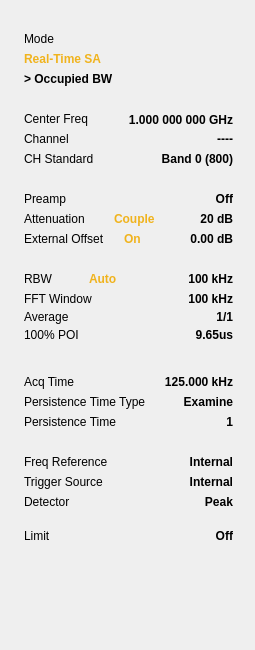
  <widget class="QWidget" name="rtsa_leftInfoWidget" native="true">
   <property name="geometry">
    <rect>
     <x>0</x>
     <y>64</y>
     <width>255</width>
     <height>650</height>
    </rect>
   </property>
   <property name="styleSheet">
    <string notr="true">/*******************indoor**********************/
#BitRtSa[status  =  &quot;indoor&quot;] #rtsa_leftInfoWidget
{
	font: 75 13px &quot;Arial&quot;;
	font-size:13px;
   border:1px;
   border-right-style:solid;
	border-right-color:rgba(76,76,76,1);
}
#BitRtSa[status  =  &quot;indoor&quot;] #rtsa_leftInfoWidget&gt;QWidget
{
	border-radius:2px;	
	border:1px solid rgba(151,151,151,1);
}

#BitRtSa[status  =  &quot;indoor&quot;] QLabel
{
	font: 75 13px &quot;Arial&quot;;
	font-size:13px;
	border-style:flat;
    color:white;
}

#BitRtSa[status  =  &quot;indoor&quot;] #lblT1
{
    color:rgba(255, 237, 0, 1);
}
#BitRtSa[status  =  &quot;indoor&quot;] #lblT2
{
    color:rgba(0, 255, 47, 1);
}
#BitRtSa[status  =  &quot;indoor&quot;] #lblT3
{
    color:rgba(0, 112, 255, 1);
}
#BitRtSa[status  =  &quot;indoor&quot;] #lblT4
{
    color:rgba(213, 135, 255, 1);
}
#BitSA[status  =  &quot;indoor&quot;] #lblT5
{
    color:rgba(39,255,252,1);
}
#BitSA[status  =  &quot;indoor&quot;] #lblT6
{
    color:rgba(255,159,0,1);
}
#BitRtSa[status  =  &quot;indoor&quot;] #lblTypeT1,
#BitRtSa[status  =  &quot;indoor&quot;] #lblTypeT2,
#BitRtSa[status  =  &quot;indoor&quot;] #lblTypeT3,
#BitRtSa[status  =  &quot;indoor&quot;] #lblTypeT4,
#BitRtSa[status  =  &quot;indoor&quot;] #lblTypeT5,
#BitRtSa[status  =  &quot;indoor&quot;] #lblTypeT6
{
	color:rgba(138, 138, 138, 1);
}

/*******************outdoor**********************/
#BitRtSa[status  =  &quot;outdoor&quot;] #rtsa_leftInfoWidget
{
	font: 75 13px &quot;Arial&quot;;
	font-size:13px;
   border:1px;
   border-right-style:solid;
	border-right-color:rgba(76,76,76,1);
}
#BitRtSa[status  =  &quot;outdoor&quot;] #rtsa_leftInfoWidget&gt;QWidget
{
	border-radius:2px;	
	border:1px solid rgba(151,151,151,1);
}
#BitRtSa[status  =  &quot;outdoor&quot;] QLabel
{
	font: 75 12px &quot;Arial&quot;;
	font-size:13px;
	border-style:flat;
   color:black;
}
#BitRtSa[status  =  &quot;outdoor&quot;] #lblT1
{
    color:rgba(255, 237, 0, 1);
}
#BitRtSa[status  =  &quot;outdoor&quot;] #lblT2
{
    color:rgba(0, 255, 47, 1);
}
#BitRtSa[status  =  &quot;outdoor&quot;] #lblT3
{
    color:rgba(0, 112, 255, 1);
}
#BitRtSa[status  =  &quot;outdoor&quot;] #lblT4
{
    color:rgba(213, 135, 255, 1);
}
#BitRtSa[status  =  &quot;outdoor&quot;] #lblT5
{
    color:rgba(39,255,252,1);
}
#BitRtSa[status  =  &quot;outdoor&quot;] #lblT6
{
    color:rgba(255,159,0,1);
}
#BitRtSa[status  =  &quot;outdoor&quot;] #lblTypeT1,
#BitRtSa[status  =  &quot;outdoor&quot;] #lblTypeT2,
#BitRtSa[status  =  &quot;outdoor&quot;] #lblTypeT3,
#BitRtSa[status  =  &quot;outdoor&quot;] #lblTypeT4,
#BitRtSa[status  =  &quot;outdoor&quot;] #lblTypeT5,
#BitRtSa[status  =  &quot;outdoor&quot;] #lblTypeT6
{
	color:rgba(138, 138, 138, 1);
}
/*******************night**********************/
#BitRtSa[status  =  &quot;night&quot;] #rtsa_leftInfoWidget
{
	font: 75 13px &quot;Arial&quot;;
	font-size:13px;
   border:1px;
   border-right-style:solid;
	border-right-color:rgba(76,76,76,1);
}
#BitRtSa[status  =  &quot;night&quot;] #rtsa_leftInfoWidget&gt;QWidget
{
	border-radius:2px;	
	border:1px solid rgba(151,151,151,1);
}
#BitRtSa[status  =  &quot;night&quot;] QLabel
{
	font: 75 12px &quot;Arial&quot;;
   font-size:13px;
	border-style:flat;
   color:#FBDBA7;
}
#BitRtSa[status  =  &quot;night&quot;] #lblT1
{
    color:rgba(255, 237, 0, 1);
}
#BitRtSa[status  =  &quot;night&quot;] #lblT2
{
    color:rgba(0, 255, 47, 1);
}
#BitRtSa[status  =  &quot;night&quot;] #lblT3
{
    color:rgba(0, 112, 255, 1);
}
#BitRtSa[status  =  &quot;night&quot;] #lblT4
{
    color:rgba(213, 135, 255, 1);
}
#BitRtSa[status  =  &quot;night&quot;] #lblT5
{
    color:rgba(39,255,252,1);
}
#BitRtSa[status  =  &quot;night&quot;] #lblT6
{
    color:rgba(255,159,0,1);
}
#BitRtSa[status  =  &quot;night&quot;] #lblTypeT1,
#BitRtSa[status  =  &quot;night&quot;] #lblTypeT2,
#BitRtSa[status  =  &quot;night&quot;] #lblTypeT3,
#BitRtSa[status  =  &quot;night&quot;] #lblTypeT4,
#BitRtSa[status  =  &quot;night&quot;] #lblTypeT5,
#BitRtSa[status  =  &quot;night&quot;] #lblTypeT6
{
	color:rgba(138, 138, 138, 1);
}
</string>
   </property>
   <widget class="RtSa_ClickedWidget" name="widget_mode" native="true">
    <property name="geometry">
     <rect>
      <x>14</x>
      <y>20</y>
      <width>224</width>
      <height>70</height>
     </rect>
    </property>
    <property name="styleSheet">
     <string notr="true">/*
QWidget
{
	border-radius:2px;	
	border:1px solid rgba(151,151,151,1);
}
QLabel
{
	font: 75 13px &quot;Arial&quot;;
	border-style:flat;
	font-weight:bold;
	color:rgba(255, 255, 255, 1);
}
*/</string>
    </property>
    <widget class="QLabel" name="lblmeasure">
     <property name="geometry">
      <rect>
       <x>10</x>
       <y>50</y>
       <width>205</width>
       <height>17</height>
      </rect>
     </property>
     <property name="styleSheet">
      <string notr="true">font-weight:bold; </string>
     </property>
     <property name="text">
      <string>&gt; Occupied BW</string>
     </property>
    </widget>
    <widget class="QLabel" name="lblmode">
     <property name="geometry">
      <rect>
       <x>10</x>
       <y>30</y>
       <width>201</width>
       <height>17</height>
      </rect>
     </property>
     <property name="styleSheet">
      <string notr="true">color:rgba(240, 179, 29, 1);
font-weight:bold; </string>
     </property>
     <property name="text">
      <string>Real-Time SA</string>
     </property>
    </widget>
    <widget class="QLabel" name="lblmodetitle">
     <property name="geometry">
      <rect>
       <x>10</x>
       <y>10</y>
       <width>201</width>
       <height>17</height>
      </rect>
     </property>
     <property name="text">
      <string>Mode</string>
     </property>
    </widget>
   </widget>
   <widget class="RtSa_ClickedWidget" name="widget_BW" native="true">
    <property name="geometry">
     <rect>
      <x>14</x>
      <y>260</y>
      <width>224</width>
      <height>91</height>
     </rect>
    </property>
    <property name="styleSheet">
     <string notr="true">/*
QWidget
{
	border-radius:2px;	
	border:1px solid rgba(151,151,151,1);
}
QLabel
{
	font: 75 12px &quot;Arial&quot;;
	font-weight:bold;
	border-style:flat;
	color:rgba(255, 255, 255, 1);
}
*/</string>
    </property>
    <widget class="QLabel" name="lblAverage">
     <property name="geometry">
      <rect>
       <x>10</x>
       <y>48</y>
       <width>101</width>
       <height>17</height>
      </rect>
     </property>
     <property name="text">
      <string>Average</string>
     </property>
    </widget>
    <widget class="QLabel" name="lblFFT">
     <property name="geometry">
      <rect>
       <x>10</x>
       <y>30</y>
       <width>101</width>
       <height>17</height>
      </rect>
     </property>
     <property name="text">
      <string>FFT Window</string>
     </property>
    </widget>
    <widget class="QLabel" name="lblRBW">
     <property name="geometry">
      <rect>
       <x>10</x>
       <y>10</y>
       <width>41</width>
       <height>17</height>
      </rect>
     </property>
     <property name="text">
      <string>RBW</string>
     </property>
    </widget>
    <widget class="QLabel" name="lblRBWType">
     <property name="geometry">
      <rect>
       <x>75</x>
       <y>10</y>
       <width>61</width>
       <height>17</height>
      </rect>
     </property>
     <property name="styleSheet">
      <string notr="true">color:rgba(240, 179, 29, 1);
   font-weight:bold; </string>
     </property>
     <property name="text">
      <string>Auto</string>
     </property>
    </widget>
    <widget class="QLabel" name="lblAverageValue">
     <property name="geometry">
      <rect>
       <x>118</x>
       <y>48</y>
       <width>101</width>
       <height>17</height>
      </rect>
     </property>
     <property name="styleSheet">
      <string notr="true">   font-weight:bold; </string>
     </property>
     <property name="text">
      <string>1/1</string>
     </property>
     <property name="alignment">
      <set>Qt::AlignRight|Qt::AlignTrailing|Qt::AlignVCenter</set>
     </property>
    </widget>
    <widget class="QLabel" name="lblFFTValue">
     <property name="geometry">
      <rect>
       <x>118</x>
       <y>30</y>
       <width>101</width>
       <height>17</height>
      </rect>
     </property>
     <property name="styleSheet">
      <string notr="true">   font-weight:bold; </string>
     </property>
     <property name="text">
      <string>100 kHz</string>
     </property>
     <property name="alignment">
      <set>Qt::AlignRight|Qt::AlignTrailing|Qt::AlignVCenter</set>
     </property>
    </widget>
    <widget class="QLabel" name="lblRBWValue">
     <property name="geometry">
      <rect>
       <x>118</x>
       <y>10</y>
       <width>101</width>
       <height>17</height>
      </rect>
     </property>
     <property name="styleSheet">
      <string notr="true">   font-weight:bold; </string>
     </property>
     <property name="text">
      <string>100 kHz</string>
     </property>
     <property name="alignment">
      <set>Qt::AlignRight|Qt::AlignTrailing|Qt::AlignVCenter</set>
     </property>
    </widget>
    <widget class="QLabel" name="lblPOI">
     <property name="geometry">
      <rect>
       <x>10</x>
       <y>66</y>
       <width>101</width>
       <height>17</height>
      </rect>
     </property>
     <property name="text">
      <string>100% POI</string>
     </property>
    </widget>
    <widget class="QLabel" name="lblPOIValue">
     <property name="geometry">
      <rect>
       <x>118</x>
       <y>66</y>
       <width>101</width>
       <height>17</height>
      </rect>
     </property>
     <property name="styleSheet">
      <string notr="true">   font-weight:bold; </string>
     </property>
     <property name="text">
      <string>9.65us</string>
     </property>
     <property name="alignment">
      <set>Qt::AlignRight|Qt::AlignTrailing|Qt::AlignVCenter</set>
     </property>
    </widget>
   </widget>
   <widget class="RtSa_ClickedWidget" name="widget_Trace" native="true">
    <property name="geometry">
     <rect>
      <x>14</x>
      <y>560</y>
      <width>224</width>
      <height>49</height>
     </rect>
    </property>
    <property name="styleSheet">
     <string notr="true"/>
    </property>
    <widget class="QLabel" name="lblT1">
     <property name="geometry">
      <rect>
       <x>8</x>
       <y>9</y>
       <width>17</width>
       <height>12</height>
      </rect>
     </property>
     <property name="styleSheet">
      <string notr="true">color:rgba(255,237,0,1);</string>
     </property>
     <property name="text">
      <string/>
     </property>
    </widget>
    <widget class="QLabel" name="lblT2">
     <property name="geometry">
      <rect>
       <x>83</x>
       <y>9</y>
       <width>17</width>
       <height>12</height>
      </rect>
     </property>
     <property name="styleSheet">
      <string notr="true">color:rgba(0,255,47,1);</string>
     </property>
     <property name="text">
      <string/>
     </property>
    </widget>
    <widget class="QLabel" name="lblT3">
     <property name="geometry">
      <rect>
       <x>158</x>
       <y>9</y>
       <width>17</width>
       <height>12</height>
      </rect>
     </property>
     <property name="styleSheet">
      <string notr="true">color:rgba(0,112,255,1);</string>
     </property>
     <property name="text">
      <string/>
     </property>
    </widget>
    <widget class="QLabel" name="lblT4">
     <property name="geometry">
      <rect>
       <x>8</x>
       <y>30</y>
       <width>17</width>
       <height>12</height>
      </rect>
     </property>
     <property name="styleSheet">
      <string notr="true">color:rgba(213,135,255,1);</string>
     </property>
     <property name="text">
      <string/>
     </property>
    </widget>
    <widget class="QLabel" name="lblT5">
     <property name="geometry">
      <rect>
       <x>83</x>
       <y>30</y>
       <width>17</width>
       <height>12</height>
      </rect>
     </property>
     <property name="styleSheet">
      <string notr="true">color:rgba(39,255,252,1);</string>
     </property>
     <property name="text">
      <string/>
     </property>
    </widget>
    <widget class="QLabel" name="lblT6">
     <property name="geometry">
      <rect>
       <x>158</x>
       <y>30</y>
       <width>17</width>
       <height>12</height>
      </rect>
     </property>
     <property name="styleSheet">
      <string notr="true">color:rgba(255,159,0,1);</string>
     </property>
     <property name="text">
      <string/>
     </property>
    </widget>
    <widget class="QLabel" name="lblTypeT1">
     <property name="geometry">
      <rect>
       <x>31</x>
       <y>9</y>
       <width>15</width>
       <height>10</height>
      </rect>
     </property>
     <property name="styleSheet">
      <string notr="true">color: rgb(186, 189, 182);</string>
     </property>
     <property name="text">
      <string/>
     </property>
    </widget>
    <widget class="QLabel" name="lblTypeT4">
     <property name="geometry">
      <rect>
       <x>31</x>
       <y>30</y>
       <width>15</width>
       <height>10</height>
      </rect>
     </property>
     <property name="styleSheet">
      <string notr="true">color: rgb(186, 189, 182);</string>
     </property>
     <property name="text">
      <string/>
     </property>
    </widget>
    <widget class="QLabel" name="lblTypeT2">
     <property name="geometry">
      <rect>
       <x>105</x>
       <y>9</y>
       <width>15</width>
       <height>10</height>
      </rect>
     </property>
     <property name="styleSheet">
      <string notr="true">color: rgb(186, 189, 182);</string>
     </property>
     <property name="text">
      <string/>
     </property>
    </widget>
    <widget class="QLabel" name="lblTypeT5">
     <property name="geometry">
      <rect>
       <x>105</x>
       <y>30</y>
       <width>15</width>
       <height>10</height>
      </rect>
     </property>
     <property name="styleSheet">
      <string notr="true">color: rgb(186, 189, 182);</string>
     </property>
     <property name="text">
      <string/>
     </property>
    </widget>
    <widget class="QLabel" name="lblTypeT3">
     <property name="geometry">
      <rect>
       <x>181</x>
       <y>9</y>
       <width>15</width>
       <height>10</height>
      </rect>
     </property>
     <property name="styleSheet">
      <string notr="true">color: rgb(186, 189, 182);</string>
     </property>
     <property name="text">
      <string/>
     </property>
    </widget>
    <widget class="QLabel" name="lblTypeT6">
     <property name="geometry">
      <rect>
       <x>181</x>
       <y>30</y>
       <width>15</width>
       <height>10</height>
      </rect>
     </property>
     <property name="styleSheet">
      <string notr="true">color: rgb(186, 189, 182);</string>
     </property>
     <property name="text">
      <string/>
     </property>
    </widget>
    <widget class="QLabel" name="lblbgT6">
     <property name="geometry">
      <rect>
       <x>154</x>
       <y>28</y>
       <width>50</width>
       <height>15</height>
      </rect>
     </property>
     <property name="styleSheet">
      <string notr="true"/>
     </property>
     <property name="text">
      <string/>
     </property>
    </widget>
    <widget class="QLabel" name="lblbgT2">
     <property name="geometry">
      <rect>
       <x>79</x>
       <y>7</y>
       <width>50</width>
       <height>15</height>
      </rect>
     </property>
     <property name="styleSheet">
      <string notr="true"/>
     </property>
     <property name="text">
      <string/>
     </property>
    </widget>
    <widget class="QLabel" name="lblbgT3">
     <property name="geometry">
      <rect>
       <x>154</x>
       <y>7</y>
       <width>50</width>
       <height>15</height>
      </rect>
     </property>
     <property name="styleSheet">
      <string notr="true"/>
     </property>
     <property name="text">
      <string/>
     </property>
    </widget>
    <widget class="QLabel" name="lblbgT5">
     <property name="geometry">
      <rect>
       <x>79</x>
       <y>28</y>
       <width>50</width>
       <height>15</height>
      </rect>
     </property>
     <property name="styleSheet">
      <string notr="true"/>
     </property>
     <property name="text">
      <string/>
     </property>
    </widget>
    <widget class="QLabel" name="lblbgT1">
     <property name="geometry">
      <rect>
       <x>5</x>
       <y>7</y>
       <width>50</width>
       <height>15</height>
      </rect>
     </property>
     <property name="styleSheet">
      <string notr="true"/>
     </property>
     <property name="text">
      <string/>
     </property>
    </widget>
    <widget class="QLabel" name="lblbgT4">
     <property name="geometry">
      <rect>
       <x>5</x>
       <y>28</y>
       <width>50</width>
       <height>15</height>
      </rect>
     </property>
     <property name="styleSheet">
      <string notr="true"/>
     </property>
     <property name="text">
      <string/>
     </property>
    </widget>
    <zorder>lblbgT1</zorder>
    <zorder>lblbgT6</zorder>
    <zorder>lblbgT3</zorder>
    <zorder>lblbgT2</zorder>
    <zorder>lblbgT5</zorder>
    <zorder>lblbgT4</zorder>
    <zorder>lblT1</zorder>
    <zorder>lblT2</zorder>
    <zorder>lblT3</zorder>
    <zorder>lblT4</zorder>
    <zorder>lblT5</zorder>
    <zorder>lblT6</zorder>
    <zorder>lblTypeT3</zorder>
    <zorder>lblTypeT4</zorder>
    <zorder>lblTypeT5</zorder>
    <zorder>lblTypeT1</zorder>
    <zorder>lblTypeT2</zorder>
    <zorder>lblTypeT6</zorder>
   </widget>
   <widget class="RtSa_ClickedWidget" name="widget_Freq" native="true">
    <property name="geometry">
     <rect>
      <x>14</x>
      <y>100</y>
      <width>224</width>
      <height>70</height>
     </rect>
    </property>
    <property name="styleSheet">
     <string notr="true">/*
QWidget
{
	border-radius:2px;	
	border:1px solid rgba(151,151,151,1);
}
QLabel
{
	font: 75 12px &quot;Arial&quot;;
	font-weight:bold;
	border-style:flat;
	color:rgba(255, 255, 255, 1);
}
*/</string>
    </property>
    <widget class="QLabel" name="lblCenterFreq">
     <property name="geometry">
      <rect>
       <x>10</x>
       <y>10</y>
       <width>81</width>
       <height>17</height>
      </rect>
     </property>
     <property name="text">
      <string>Center Freq</string>
     </property>
    </widget>
    <widget class="QLabel" name="lblChannel">
     <property name="geometry">
      <rect>
       <x>10</x>
       <y>30</y>
       <width>101</width>
       <height>17</height>
      </rect>
     </property>
     <property name="text">
      <string>Channel</string>
     </property>
    </widget>
    <widget class="QLabel" name="lblCHStandard">
     <property name="geometry">
      <rect>
       <x>10</x>
       <y>50</y>
       <width>101</width>
       <height>17</height>
      </rect>
     </property>
     <property name="text">
      <string>CH Standard</string>
     </property>
    </widget>
    <widget class="QLabel" name="lblCenterFreqValue">
     <property name="geometry">
      <rect>
       <x>98</x>
       <y>10</y>
       <width>121</width>
       <height>20</height>
      </rect>
     </property>
     <property name="styleSheet">
      <string notr="true">font-weight:bold; </string>
     </property>
     <property name="text">
      <string>1.000 000 000 GHz</string>
     </property>
     <property name="alignment">
      <set>Qt::AlignRight|Qt::AlignTrailing|Qt::AlignVCenter</set>
     </property>
    </widget>
    <widget class="QLabel" name="lblChannelValue">
     <property name="geometry">
      <rect>
       <x>108</x>
       <y>30</y>
       <width>111</width>
       <height>17</height>
      </rect>
     </property>
     <property name="styleSheet">
      <string notr="true">   font-weight:bold; </string>
     </property>
     <property name="text">
      <string>----</string>
     </property>
     <property name="alignment">
      <set>Qt::AlignRight|Qt::AlignTrailing|Qt::AlignVCenter</set>
     </property>
    </widget>
    <widget class="QLabel" name="lblCHStandardValue">
     <property name="geometry">
      <rect>
       <x>108</x>
       <y>50</y>
       <width>111</width>
       <height>17</height>
      </rect>
     </property>
     <property name="styleSheet">
      <string notr="true">   font-weight:bold; </string>
     </property>
     <property name="text">
      <string>Band 0 (800)</string>
     </property>
     <property name="alignment">
      <set>Qt::AlignRight|Qt::AlignTrailing|Qt::AlignVCenter</set>
     </property>
    </widget>
   </widget>
   <widget class="RtSa_ClickedWidget" name="widget_time" native="true">
    <property name="geometry">
     <rect>
      <x>14</x>
      <y>363</y>
      <width>224</width>
      <height>70</height>
     </rect>
    </property>
    <property name="styleSheet">
     <string notr="true">/*
QWidget
{
	border-radius:2px;	
	border:1px solid rgba(151,151,151,1);
}
QLabel
{
	font: 75 12px &quot;Arial&quot;;
	font-weight:bold;
	border-style:flat;
	color:rgba(255, 255, 255, 1);
}
*/</string>
    </property>
    <widget class="QLabel" name="lblPerTime">
     <property name="geometry">
      <rect>
       <x>10</x>
       <y>50</y>
       <width>141</width>
       <height>17</height>
      </rect>
     </property>
     <property name="text">
      <string>Persistence Time</string>
     </property>
    </widget>
    <widget class="QLabel" name="lblPerTimeStatus">
     <property name="geometry">
      <rect>
       <x>10</x>
       <y>30</y>
       <width>151</width>
       <height>17</height>
      </rect>
     </property>
     <property name="text">
      <string>Persistence Time Type</string>
     </property>
    </widget>
    <widget class="QLabel" name="lblPerTimeInfinite">
     <property name="geometry">
      <rect>
       <x>118</x>
       <y>30</y>
       <width>101</width>
       <height>17</height>
      </rect>
     </property>
     <property name="styleSheet">
      <string notr="true">   font-weight:bold; </string>
     </property>
     <property name="text">
      <string>Examine</string>
     </property>
     <property name="alignment">
      <set>Qt::AlignRight|Qt::AlignTrailing|Qt::AlignVCenter</set>
     </property>
    </widget>
    <widget class="QLabel" name="lblAcqTime">
     <property name="geometry">
      <rect>
       <x>10</x>
       <y>10</y>
       <width>101</width>
       <height>17</height>
      </rect>
     </property>
     <property name="text">
      <string>Acq Time</string>
     </property>
    </widget>
    <widget class="QLabel" name="lblAcqtimeValue">
     <property name="geometry">
      <rect>
       <x>118</x>
       <y>10</y>
       <width>101</width>
       <height>17</height>
      </rect>
     </property>
     <property name="styleSheet">
      <string notr="true">   font-weight:bold; </string>
     </property>
     <property name="text">
      <string>125.000 kHz</string>
     </property>
     <property name="alignment">
      <set>Qt::AlignRight|Qt::AlignTrailing|Qt::AlignVCenter</set>
     </property>
    </widget>
    <widget class="QLabel" name="lblPersTimeValue">
     <property name="geometry">
      <rect>
       <x>118</x>
       <y>50</y>
       <width>101</width>
       <height>17</height>
      </rect>
     </property>
     <property name="styleSheet">
      <string notr="true">   font-weight:bold; </string>
     </property>
     <property name="text">
      <string>1</string>
     </property>
     <property name="alignment">
      <set>Qt::AlignRight|Qt::AlignTrailing|Qt::AlignVCenter</set>
     </property>
    </widget>
   </widget>
   <widget class="RtSa_ClickedWidget" name="widget_Limit" native="true">
    <property name="geometry">
     <rect>
      <x>14</x>
      <y>521</y>
      <width>224</width>
      <height>31</height>
     </rect>
    </property>
    <property name="styleSheet">
     <string notr="true">/*
QWidget
{
	border-radius:2px;	
	border:1px solid rgba(151,151,151,1);
}
QLabel
{
	font: 75 12px &quot;Arial&quot;;
	font-weight:bold;
	border-style:flat;
	color:rgba(255, 255, 255, 1);
}
*/</string>
    </property>
    <widget class="QLabel" name="lblLimit">
     <property name="geometry">
      <rect>
       <x>10</x>
       <y>6</y>
       <width>101</width>
       <height>17</height>
      </rect>
     </property>
     <property name="text">
      <string>Limit</string>
     </property>
    </widget>
    <widget class="QLabel" name="lblLimitValue">
     <property name="geometry">
      <rect>
       <x>118</x>
       <y>6</y>
       <width>101</width>
       <height>17</height>
      </rect>
     </property>
     <property name="styleSheet">
      <string notr="true">   font-weight:bold; </string>
     </property>
     <property name="text">
      <string>Off</string>
     </property>
     <property name="alignment">
      <set>Qt::AlignRight|Qt::AlignTrailing|Qt::AlignVCenter</set>
     </property>
    </widget>
   </widget>
   <widget class="RtSa_ClickedWidget" name="widget_Ampt" native="true">
    <property name="geometry">
     <rect>
      <x>14</x>
      <y>180</y>
      <width>224</width>
      <height>70</height>
     </rect>
    </property>
    <property name="styleSheet">
     <string notr="true">/*
QWidget
{
	border-radius:2px;	
	border:1px solid rgba(151,151,151,1);
}
QLabel
{
	font: 75 12px &quot;Arial&quot;;
	font-weight:bold;
	border-style:flat;
	color:rgba(255, 255, 255, 1);
}
*/</string>
    </property>
    <widget class="QLabel" name="lblOffset">
     <property name="geometry">
      <rect>
       <x>10</x>
       <y>50</y>
       <width>111</width>
       <height>17</height>
      </rect>
     </property>
     <property name="text">
      <string>External Offset</string>
     </property>
    </widget>
    <widget class="QLabel" name="lblAtten">
     <property name="geometry">
      <rect>
       <x>10</x>
       <y>30</y>
       <width>81</width>
       <height>17</height>
      </rect>
     </property>
     <property name="text">
      <string>Attenuation</string>
     </property>
    </widget>
    <widget class="QLabel" name="lblPreamp">
     <property name="geometry">
      <rect>
       <x>10</x>
       <y>10</y>
       <width>101</width>
       <height>17</height>
      </rect>
     </property>
     <property name="text">
      <string>Preamp</string>
     </property>
    </widget>
    <widget class="QLabel" name="lblAttenType">
     <property name="geometry">
      <rect>
       <x>100</x>
       <y>30</y>
       <width>61</width>
       <height>17</height>
      </rect>
     </property>
     <property name="styleSheet">
      <string notr="true">color:rgba(240, 179, 29, 1);
   font-weight:bold; </string>
     </property>
     <property name="text">
      <string>Couple</string>
     </property>
    </widget>
    <widget class="QLabel" name="lblAttenValue">
     <property name="geometry">
      <rect>
       <x>158</x>
       <y>30</y>
       <width>61</width>
       <height>17</height>
      </rect>
     </property>
     <property name="styleSheet">
      <string notr="true">   font-weight:bold; </string>
     </property>
     <property name="text">
      <string>20 dB</string>
     </property>
     <property name="alignment">
      <set>Qt::AlignRight|Qt::AlignTrailing|Qt::AlignVCenter</set>
     </property>
    </widget>
    <widget class="QLabel" name="lblOffsetValue">
     <property name="geometry">
      <rect>
       <x>158</x>
       <y>50</y>
       <width>61</width>
       <height>17</height>
      </rect>
     </property>
     <property name="styleSheet">
      <string notr="true">   font-weight:bold; </string>
     </property>
     <property name="text">
      <string>0.00 dB</string>
     </property>
     <property name="alignment">
      <set>Qt::AlignRight|Qt::AlignTrailing|Qt::AlignVCenter</set>
     </property>
    </widget>
    <widget class="QLabel" name="lblOffsetType">
     <property name="geometry">
      <rect>
       <x>110</x>
       <y>50</y>
       <width>61</width>
       <height>17</height>
      </rect>
     </property>
     <property name="styleSheet">
      <string notr="true">color:rgba(240, 179, 29, 1);
   font-weight:bold; </string>
     </property>
     <property name="text">
      <string>On</string>
     </property>
    </widget>
    <widget class="QLabel" name="lblPreampValue">
     <property name="geometry">
      <rect>
       <x>158</x>
       <y>10</y>
       <width>61</width>
       <height>17</height>
      </rect>
     </property>
     <property name="styleSheet">
      <string notr="true">   font-weight:bold; </string>
     </property>
     <property name="text">
      <string>Off</string>
     </property>
     <property name="alignment">
      <set>Qt::AlignRight|Qt::AlignTrailing|Qt::AlignVCenter</set>
     </property>
    </widget>
   </widget>
   <widget class="RtSa_ClickedWidget" name="widget_Trigger" native="true">
    <property name="geometry">
     <rect>
      <x>14</x>
      <y>443</y>
      <width>224</width>
      <height>70</height>
     </rect>
    </property>
    <property name="styleSheet">
     <string notr="true">/*
QWidget
{
	border-radius:2px;	
	border:1px solid rgba(151,151,151,1);
}
QLabel
{
	font: 75 12px &quot;Arial&quot;;
	font-weight:bold;
	border-style:flat;
	color:rgba(255, 255, 255, 1);
}
*/
</string>
    </property>
    <widget class="QLabel" name="lblDetector">
     <property name="geometry">
      <rect>
       <x>10</x>
       <y>50</y>
       <width>101</width>
       <height>17</height>
      </rect>
     </property>
     <property name="text">
      <string>Detector</string>
     </property>
    </widget>
    <widget class="QLabel" name="label_31">
     <property name="geometry">
      <rect>
       <x>10</x>
       <y>30</y>
       <width>101</width>
       <height>17</height>
      </rect>
     </property>
     <property name="text">
      <string>Trigger Source</string>
     </property>
    </widget>
    <widget class="QLabel" name="lblTrigger">
     <property name="geometry">
      <rect>
       <x>118</x>
       <y>30</y>
       <width>101</width>
       <height>17</height>
      </rect>
     </property>
     <property name="styleSheet">
      <string notr="true">   font-weight:bold; </string>
     </property>
     <property name="text">
      <string>Internal</string>
     </property>
     <property name="alignment">
      <set>Qt::AlignRight|Qt::AlignTrailing|Qt::AlignVCenter</set>
     </property>
    </widget>
    <widget class="QLabel" name="label_33">
     <property name="geometry">
      <rect>
       <x>10</x>
       <y>10</y>
       <width>121</width>
       <height>17</height>
      </rect>
     </property>
     <property name="text">
      <string>Freq Reference</string>
     </property>
    </widget>
    <widget class="QLabel" name="label_34">
     <property name="geometry">
      <rect>
       <x>118</x>
       <y>10</y>
       <width>101</width>
       <height>17</height>
      </rect>
     </property>
     <property name="styleSheet">
      <string notr="true">   font-weight:bold; </string>
     </property>
     <property name="text">
      <string>Internal</string>
     </property>
     <property name="alignment">
      <set>Qt::AlignRight|Qt::AlignTrailing|Qt::AlignVCenter</set>
     </property>
    </widget>
    <widget class="QLabel" name="lblDetectorValue">
     <property name="geometry">
      <rect>
       <x>118</x>
       <y>50</y>
       <width>101</width>
       <height>17</height>
      </rect>
     </property>
     <property name="styleSheet">
      <string notr="true">   font-weight:bold; </string>
     </property>
     <property name="text">
      <string>Peak</string>
     </property>
     <property name="alignment">
      <set>Qt::AlignRight|Qt::AlignTrailing|Qt::AlignVCenter</set>
     </property>
    </widget>
   </widget>
   <zorder>widget_mode</zorder>
   <zorder>widget_BW</zorder>
   <zorder>widget_Freq</zorder>
   <zorder>widget_time</zorder>
   <zorder>widget_Limit</zorder>
   <zorder>widget_Ampt</zorder>
   <zorder>widget_Trigger</zorder>
   <zorder>widget_Trace</zorder>
  </widget>
